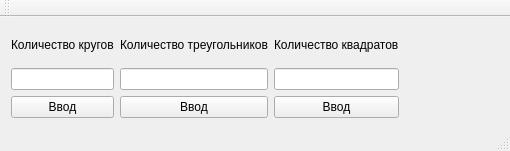
<?xml version="1.0" encoding="UTF-8"?>
<ui version="4.0">
 <class>MainWindow</class>
 <widget class="QMainWindow" name="MainWindow">
  <property name="geometry">
   <rect>
    <x>0</x>
    <y>0</y>
    <width>495</width>
    <height>151</height>
   </rect>
  </property>
  <property name="windowTitle">
   <string>Примитивы</string>
  </property>
  <widget class="QWidget" name="centralWidget">
   <layout class="QVBoxLayout" name="verticalLayout_4">
    <item>
     <layout class="QHBoxLayout" name="horizontalLayout_2" stretch="0">
      <property name="rightMargin">
       <number>100</number>
      </property>
      <item>
       <layout class="QHBoxLayout" name="horizontalLayout">
        <item>
         <layout class="QVBoxLayout" name="verticalLayout">
          <item>
           <widget class="QLabel" name="label_2">
            <property name="text">
             <string>Количество кругов</string>
            </property>
           </widget>
          </item>
          <item>
           <widget class="QLineEdit" name="QuadsEdit"/>
          </item>
          <item>
           <widget class="QPushButton" name="quadsButton">
            <property name="text">
             <string>Ввод</string>
            </property>
           </widget>
          </item>
         </layout>
        </item>
        <item>
         <layout class="QVBoxLayout" name="verticalLayout_2">
          <item>
           <widget class="QLabel" name="label_3">
            <property name="text">
             <string>Количество треугольников</string>
            </property>
           </widget>
          </item>
          <item>
           <widget class="QLineEdit" name="TriangleEdit">
            <property name="text">
             <string/>
            </property>
           </widget>
          </item>
          <item>
           <widget class="QPushButton" name="TriangleButton">
            <property name="text">
             <string>Ввод</string>
            </property>
           </widget>
          </item>
         </layout>
        </item>
        <item>
         <layout class="QVBoxLayout" name="verticalLayout_3">
          <item>
           <widget class="QLabel" name="label">
            <property name="text">
             <string>Количество квадратов</string>
            </property>
           </widget>
          </item>
          <item>
           <widget class="QLineEdit" name="RoundEdit"/>
          </item>
          <item>
           <widget class="QPushButton" name="roundButton">
            <property name="text">
             <string>Ввод</string>
            </property>
           </widget>
          </item>
         </layout>
        </item>
       </layout>
      </item>
     </layout>
    </item>
   </layout>
  </widget>
  <widget class="QMenuBar" name="menuBar">
   <property name="geometry">
    <rect>
     <x>0</x>
     <y>0</y>
     <width>495</width>
     <height>21</height>
    </rect>
   </property>
  </widget>
  <widget class="QToolBar" name="mainToolBar">
   <attribute name="toolBarArea">
    <enum>TopToolBarArea</enum>
   </attribute>
   <attribute name="toolBarBreak">
    <bool>false</bool>
   </attribute>
  </widget>
  <widget class="QStatusBar" name="statusBar"/>
 </widget>
 <layoutdefault spacing="6" margin="11"/>
 <resources/>
 <connections/>
</ui>
